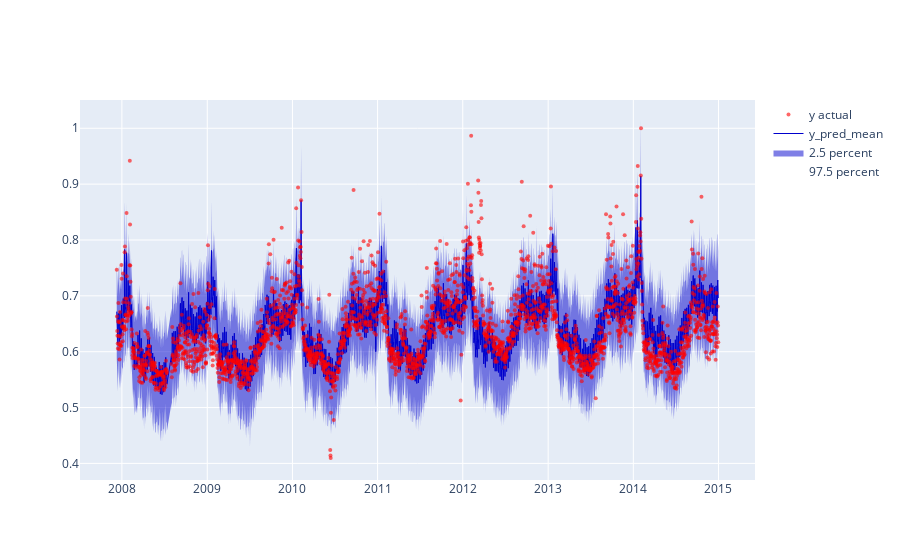

Here is the notebook cell this chart was saved with:
### Markdown cell above
#### Plot

### Code cell
alpha = 0.05

# posterior_idata.posterior["y_pred"]
posterior_array = posterior_predictive_idata.posterior_predictive["y_obs"]
region_color = "mediumblue"


fig = go.Figure()
fig.add_trace(
    go.Scatter(
        x=posterior_idata.constant_data["time"],
        y=posterior_array.quantile(q=1 - alpha / 2, dim=("chain", "draw")),
        fill=None,
        mode="lines",
        line=dict(width=0, color=region_color),
        name=f"{100 - 50 * alpha} percent",
    )
)

fig.add_trace(
    go.Scatter(
        x=posterior_idata.constant_data["time"],
        y=posterior_array.quantile(q=alpha / 2, dim=("chain", "draw")),
        fill="tonexty",  # fill area between trace0 and trace1
        mode="lines",
        line=dict(width=0, color=region_color),
        name=f"{50 * alpha} percent",
    )
)

fig.add_trace(
    go.Scatter(
        x=posterior_idata.constant_data["time"],
        y=posterior_array.mean(("chain", "draw")),
        name="y_pred_mean",
        mode="lines",
        line=dict(width=1, color=region_color),
    )
)

fig.add_trace(
    go.Scatter(
        x=posterior_idata.constant_data["time"],
        y=posterior_idata.observed_data["y_obs"],
        mode="markers",
        marker=dict(color="red", size=4, opacity=0.6),
        name="y actual",
    )
)


fig.show()

### Figure 1 — Plotly figure (JSON) as saved in the notebook; plotly's stock layout.template omitted (floating-point values rounded to 4 significant figures; data arrays with more than 128 entries replaced by an {"elided": "..."} marker saying what was removed)
{"data": [{"line": {"color": "mediumblue", "width": 0}, "mode": "lines", "name": "97.5 percent", "type": "scatter", "x": {"elided": "2522 str values"}, "y": {"elided": "2522 float values"}}, {"fill": "tonexty", "line": {"color": "mediumblue", "width": 0}, "mode": "lines", "name": "2.5 percent", "type": "scatter", "x": {"elided": "2522 str values"}, "y": {"elided": "2522 float values"}}, {"line": {"color": "mediumblue", "width": 1}, "mode": "lines", "name": "y_pred_mean", "type": "scatter", "x": {"elided": "2522 str values"}, "y": {"elided": "2522 float values"}}, {"marker": {"color": "red", "opacity": 0.6, "size": 4}, "mode": "markers", "name": "y actual", "type": "scatter", "x": {"elided": "2522 str values"}, "y": {"elided": "2522 float values"}}], "layout": {}}
